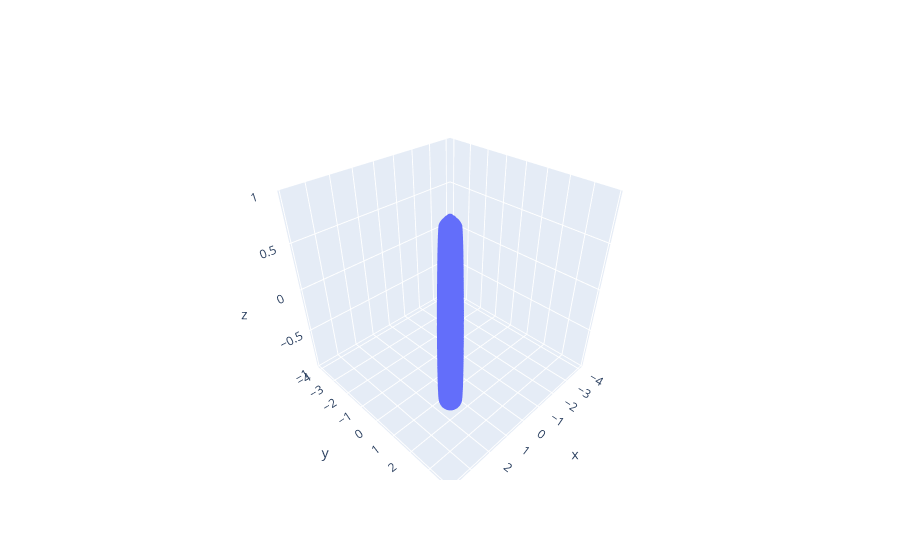

The code cell stored with this chart in its notebook:
### Code cell
prueba=embed2(datan,window=2,time_delay=100)
z=np.zeros(len(prueba))
fig = go.Figure(data=[go.Scatter3d(x=prueba[:,0], y=prueba[:,1],z=z,
                                   mode='markers')])
fig.show()

### Figure 1 — Plotly figure (JSON) as saved in the notebook; plotly's stock layout.template omitted (floating-point values rounded to 4 significant figures; data arrays with more than 128 entries replaced by an {"elided": "..."} marker saying what was removed)
{"data": [{"mode": "markers", "type": "scatter3d", "x": {"elided": "900 float values"}, "y": {"elided": "900 float values"}, "z": {"elided": "900 int values"}}], "layout": {}}
